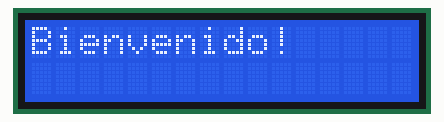
The sketch below on a simulated Arduino Uno, built with avr-gcc and run on an emulated ATmega328P. Parts: 16×2 character LCD. Random numbers use the default seed unless the sketch sets one.

Above: at 0.1 s.
At 6.1 s:
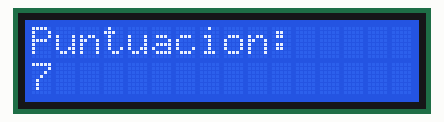
At 14.1 s:
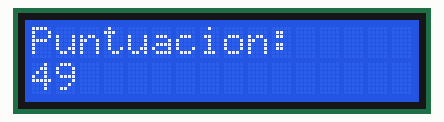
At 18.2 s:
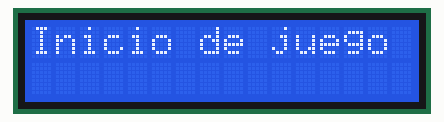
At 28.2 s:
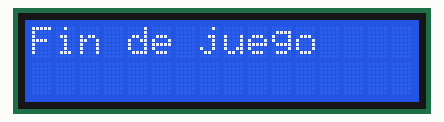
At 38.2 s:
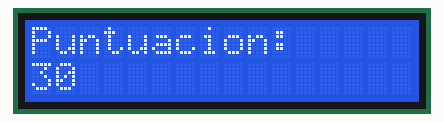

Measured:
- what the display in image 1 shows lasts 2.0 s, from 6.1 s to 8.1 s

The sketch:

guia_de_ejercicios_212.ino
```cpp
//Ejercicio 3 B
#include <LiquidCrystal.h>

LiquidCrystal lcd( 7, 6, 2 , 3 , 4 , 5 );

void setup() {
  lcd.begin(16, 2);
}

void loop() {

  mostrarMensajeBienvenida();
   delay(2000);

mostrarMensajeInicioJuego();
  delay(2000);
  mostrarMensajeFinJuego();

  delay(2000);
  mostrarPuntuacion();
  delay(2000);
}

void mostrarMensajeBienvenida() {
  lcd.clear();
  lcd.setCursor(0, 0);
  lcd.print("Bienvenido!");
}

void mostrarMensajeInicioJuego() {
  lcd.clear();
  lcd.setCursor(0, 0);
  lcd.print("Inicio de juego");
}

void mostrarMensajeFinJuego() {
  lcd.clear();
  lcd.setCursor(0, 0);
  lcd.print("Fin de juego");
}

void mostrarPuntuacion() {
  lcd.clear();
  lcd.setCursor(0, 0);
  lcd.print("Puntuacion: ");
  int puntaje = generarPuntajeAleatorio();
  lcd.setCursor(0, 1);
  lcd.print(puntaje);
}

int generarPuntajeAleatorio() {
  return random(0, 100);
}
```
